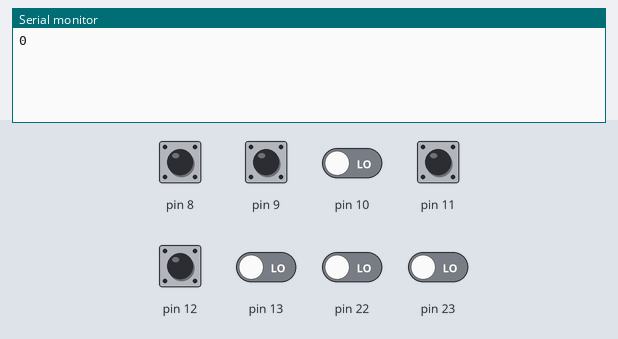
A sketch run on a simulated Arduino Uno, built with avr-gcc and run on an emulated ATmega328P. Parts: the last lines printed to the serial monitor. The inputs (shaded band) are chosen by the test bench; at power-on: pin 8, pin 9, pin 11, pin 12 HIGH, pin 10, pin 13, pin 22, pin 23 LOW.

Above: at 1.2 s.
1.3 s: pin 8 pulled LOW for 0.15 s
At 2.5 s:
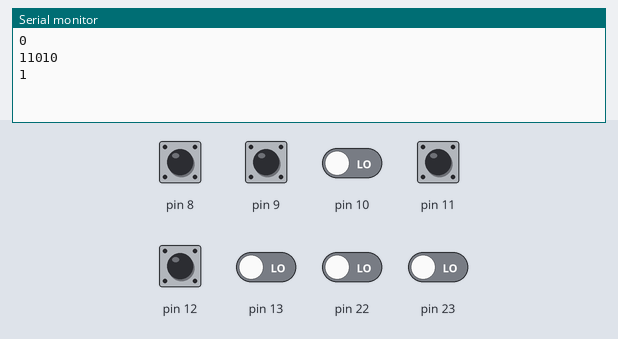
2.9 s: pin 9 pulled LOW for 0.15 s
At 3.7 s:
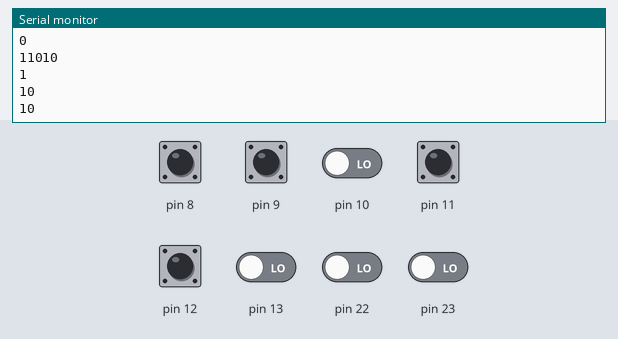
4.5 s: pin 11 pulled LOW for 0.15 s
At 5.8 s:
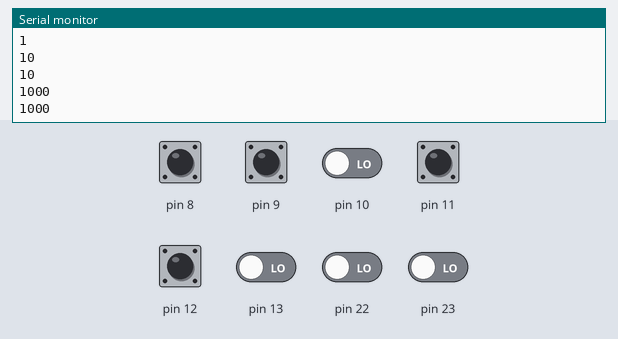
6.1 s: pin 12 pulled LOW for 0.15 s
At 7.4 s:
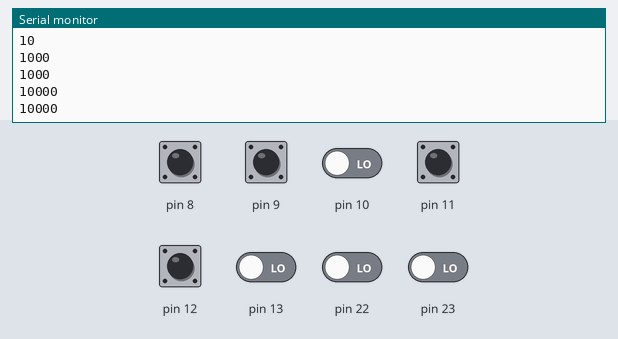
Timing chart, 0 to 8.7 s (numbered marks = the images above; inputs shaded):
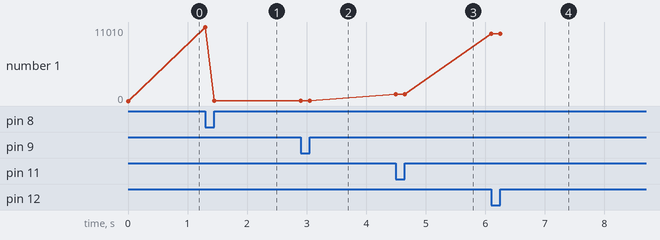

The sketch:

testpinchange.ino
```cpp
// Pin change interrupts for Arduino Uno ATMega328
//
// Digital pin     PC Pin     Vector      Ctl Reg Port PCICR Bit Pin Mask Reg
// D0-D7           PCINT16-23 PCINT2_vect PCIR2   PD   PCIE2     PCMSK2
// D8-D13          PCINT0-5   PCINT0_vect PCIR0   PB   PCIE0     PCMSK0
// D14-D19 (A0-A5) PCINT8-13  PCINT1_vect PCIR1   PC   PCIE1     PCMSK1
//

uint32_t count = 0;
volatile byte whathappened; //show which bits changed
volatile boolean writeamus; // flag that interrupt has been changed
volatile byte rx_state; // current state of monitored pins

ISR (PCINT0_vect) {
  byte rx_state_old;
  rx_state_old = rx_state;
  rx_state = PINB;
  whathappened = rx_state ^ rx_state_old;
  writeamus = true;

}

// Timer ISR - We get here if the debounce timer times out.  Call back the encoder, paddle
// and key handlers to process debounced digital inputs.  Disables Timer 1.
ISR(TIMER1_COMPA_vect)
{

}

void setup()
{
  Serial.begin(115200);
  rx_state = PINB;
  Serial.println(rx_state,BIN);
  writeamus = false;
  whathappened = 0;
  pinMode(8, INPUT_PULLUP);
  pinMode(9, INPUT_PULLUP);
  pinMode(11, INPUT_PULLUP);
  pinMode(12, INPUT_PULLUP);
  cli();
  PCMSK0 |= 0b00011011;
  PCICR  |= (1<<PCIE0);

  // Set timer 1 for 3 ms debounce timeout
  TCCR1A = 0;             // set entire TCCR1A register to 0
  TCCR1B = 0;             // same for TCCR1B
  TCNT1  = 0;             // initialize counter value to 0

  // set compare match register 3 ms
  OCR1A = 48000;

  // turn on CTC mode
  TCCR1B |= (1 << WGM12);

  // Set bits for no prescaler
  TCCR1B |= (1 << CS10);

  // enable timer compare interrupt
  TIMSK1 |= (1 << OCIE1A);
  sei();
}

void loop()
{
  cli();
  if (writeamus) {
    //Serial.println("what happenend");
    Serial.println(whathappened,BIN);
    writeamus = false;
  }
  sei();
//  count++;
//  if (count > 500000) {
//    Serial.println("waiting...");
//    count = 0;
//  }

}
```

Measured:
- after the input at 1.3 s, the serial monitor: prints a new line at once (image 1)
- after the input at 2.9 s, the serial monitor: prints a new line at once (image 2)
- after the input at 4.5 s, the serial monitor: prints a new line at once (image 3)
- after the input at 6.1 s, the serial monitor: prints a new line at once (image 4)
- plotted number 1: 0 → 1 after the input at 1.3 s, 1 → 10 after the input at 2.9 s, 10 → 1000 after the input at 4.5 s, 1000 → 10000 after the input at 6.1 s
